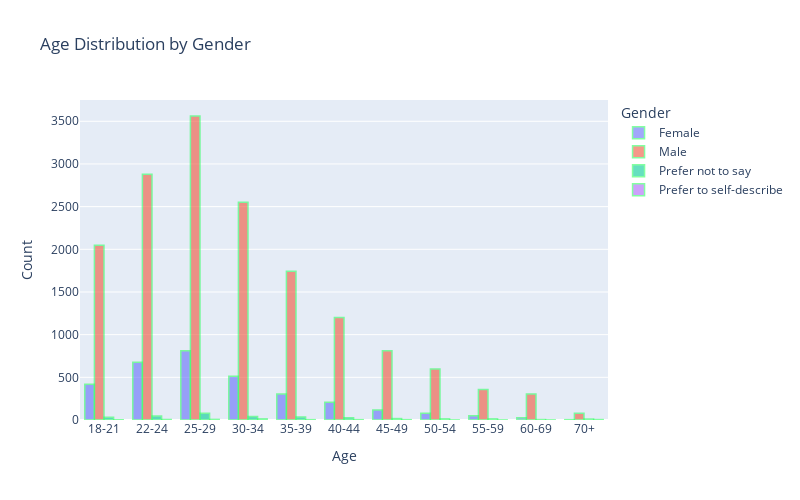

Write notebook code for a chart like this one.
### Code cell
#Age and Gender
age_gender = df.loc[:,["age", "gender"]].groupby(["age", "gender"]).size().reset_index()
age_gender.columns = ["Age", "Gender", "Count"]
fig = px.bar(age_gender, x='Age', y='Count', color="Gender", 
             barmode='group', title ="Age Distribution by Gender", 
             height=500, width=800)
fig.update_traces(marker_line_color='rgb(50,900,100)',
                  marker_line_width=1.5, opacity=0.6)
fig.show()

### Figure 1 — Plotly figure (JSON) as saved in the notebook; plotly's stock layout.template omitted (floating-point values rounded to 4 significant figures)
{"data": [{"alignmentgroup": "True", "hovertemplate": "Gender=Female<br>Age=%{x}<br>Count=%{y}<extra></extra>", "legendgroup": "Female", "marker": {"color": "#636efa", "line": {"color": "rgb(50,900,100)", "width": 1.5}}, "name": "Female", "offsetgroup": "Female", "opacity": 0.6, "orientation": "v", "showlegend": true, "textposition": "auto", "type": "bar", "x": ["18-21", "22-24", "25-29", "30-34", "35-39", "40-44", "45-49", "50-54", "55-59", "60-69", "70+"], "xaxis": "x", "y": [419, 678, 810, 513, 304, 209, 118, 80, 51, 26, 4], "yaxis": "y"}, {"alignmentgroup": "True", "hovertemplate": "Gender=Male<br>Age=%{x}<br>Count=%{y}<extra></extra>", "legendgroup": "Male", "marker": {"color": "#EF553B", "line": {"color": "rgb(50,900,100)", "width": 1.5}}, "name": "Male", "offsetgroup": "Male", "opacity": 0.6, "orientation": "v", "showlegend": true, "textposition": "auto", "type": "bar", "x": ["18-21", "22-24", "25-29", "30-34", "35-39", "40-44", "45-49", "50-54", "55-59", "60-69", "70+"], "xaxis": "x", "y": [2049, 2880, 3562, 2552, 1743, 1201, 810, 598, 357, 306, 80], "yaxis": "y"}, {"alignmentgroup": "True", "hovertemplate": "Gender=Prefer not to say<br>Age=%{x}<br>Count=%{y}<extra></extra>", "legendgroup": "Prefer not to say", "marker": {"color": "#00cc96", "line": {"color": "rgb(50,900,100)", "width": 1.5}}, "name": "Prefer not to say", "offsetgroup": "Prefer not to say", "opacity": 0.6, "orientation": "v", "showlegend": true, "textposition": "auto", "type": "bar", "x": ["18-21", "22-24", "25-29", "30-34", "35-39", "40-44", "45-49", "50-54", "55-59", "60-69", "70+"], "xaxis": "x", "y": [31, 46, 79, 42, 36, 25, 17, 13, 13, 5, 11], "yaxis": "y"}, {"alignmentgroup": "True", "hovertemplate": "Gender=Prefer to self-describe<br>Age=%{x}<br>Count=%{y}<extra></extra>", "legendgroup": "Prefer to self-describe", "marker": {"color": "#ab63fa", "line": {"color": "rgb(50,900,100)", "width": 1.5}}, "name": "Prefer to self-describe", "offsetgroup": "Prefer to self-describe", "opacity": 0.6, "orientation": "v", "showlegend": true, "textposition": "auto", "type": "bar", "x": ["18-21", "22-24", "25-29", "30-34", "35-39", "40-44", "45-49", "50-54", "55-59", "60-69", "70+"], "xaxis": "x", "y": [3, 6, 7, 13, 4, 4, 4, 1, 1, 1, 5], "yaxis": "y"}], "layout": {"barmode": "group", "height": 500, "legend": {"title": {"text": "Gender"}, "tracegroupgap": 0}, "title": {"text": "Age Distribution by Gender"}, "width": 800, "xaxis": {"anchor": "y", "domain": [0, 1], "title": {"text": "Age"}}, "yaxis": {"anchor": "x", "domain": [0, 1], "title": {"text": "Count"}}}}
